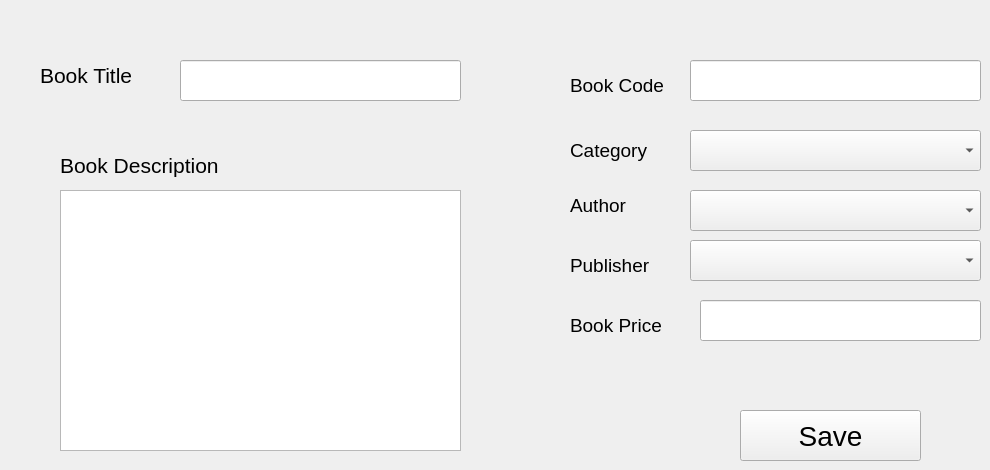
      <widget class="QWidget" name="tab_5">
       <attribute name="title">
        <string>Add New Book</string>
       </attribute>
       <widget class="QLineEdit" name="lineEdit_2">
        <property name="geometry">
         <rect>
          <x>180</x>
          <y>60</y>
          <width>281</width>
          <height>41</height>
         </rect>
        </property>
       </widget>
       <widget class="QLineEdit" name="lineEdit_3">
        <property name="geometry">
         <rect>
          <x>690</x>
          <y>60</y>
          <width>291</width>
          <height>41</height>
         </rect>
        </property>
       </widget>
       <widget class="QComboBox" name="comboBox_3">
        <property name="geometry">
         <rect>
          <x>690</x>
          <y>130</y>
          <width>291</width>
          <height>41</height>
         </rect>
        </property>
       </widget>
       <widget class="QComboBox" name="comboBox_4">
        <property name="geometry">
         <rect>
          <x>690</x>
          <y>190</y>
          <width>291</width>
          <height>41</height>
         </rect>
        </property>
       </widget>
       <widget class="QComboBox" name="comboBox_5">
        <property name="geometry">
         <rect>
          <x>690</x>
          <y>240</y>
          <width>291</width>
          <height>41</height>
         </rect>
        </property>
       </widget>
       <widget class="QLineEdit" name="lineEdit_4">
        <property name="geometry">
         <rect>
          <x>700</x>
          <y>300</y>
          <width>281</width>
          <height>41</height>
         </rect>
        </property>
       </widget>
       <widget class="QPushButton" name="pushButton_7">
        <property name="geometry">
         <rect>
          <x>740</x>
          <y>410</y>
          <width>181</width>
          <height>51</height>
         </rect>
        </property>
        <property name="font">
         <font>
          <pointsize>21</pointsize>
         </font>
        </property>
        <property name="text">
         <string>Save</string>
        </property>
       </widget>
       <widget class="QLabel" name="label_3">
        <property name="geometry">
         <rect>
          <x>40</x>
          <y>60</y>
          <width>131</width>
          <height>31</height>
         </rect>
        </property>
        <property name="font">
         <font>
          <pointsize>16</pointsize>
         </font>
        </property>
        <property name="text">
         <string>Book Title</string>
        </property>
       </widget>
       <widget class="QLabel" name="label_4">
        <property name="geometry">
         <rect>
          <x>570</x>
          <y>70</y>
          <width>121</width>
          <height>31</height>
         </rect>
        </property>
        <property name="font">
         <font>
          <pointsize>14</pointsize>
         </font>
        </property>
        <property name="text">
         <string>Book Code</string>
        </property>
       </widget>
       <widget class="QLabel" name="label_5">
        <property name="geometry">
         <rect>
          <x>570</x>
          <y>310</y>
          <width>121</width>
          <height>31</height>
         </rect>
        </property>
        <property name="font">
         <font>
          <pointsize>14</pointsize>
         </font>
        </property>
        <property name="text">
         <string>Book Price</string>
        </property>
       </widget>
       <widget class="QLabel" name="label_6">
        <property name="geometry">
         <rect>
          <x>570</x>
          <y>130</y>
          <width>101</width>
          <height>41</height>
         </rect>
        </property>
        <property name="font">
         <font>
          <pointsize>14</pointsize>
         </font>
        </property>
        <property name="text">
         <string>Category</string>
        </property>
       </widget>
       <widget class="QLabel" name="label_7">
        <property name="geometry">
         <rect>
          <x>570</x>
          <y>190</y>
          <width>101</width>
          <height>31</height>
         </rect>
        </property>
        <property name="font">
         <font>
          <pointsize>14</pointsize>
         </font>
        </property>
        <property name="text">
         <string>Author</string>
        </property>
       </widget>
       <widget class="QLabel" name="label_8">
        <property name="geometry">
         <rect>
          <x>570</x>
          <y>250</y>
          <width>111</width>
          <height>31</height>
         </rect>
        </property>
        <property name="font">
         <font>
          <pointsize>14</pointsize>
         </font>
        </property>
        <property name="text">
         <string>Publisher</string>
        </property>
       </widget>
       <widget class="QTextEdit" name="textEdit">
        <property name="geometry">
         <rect>
          <x>60</x>
          <y>190</y>
          <width>401</width>
          <height>261</height>
         </rect>
        </property>
       </widget>
       <widget class="QLabel" name="label_29">
        <property name="geometry">
         <rect>
          <x>60</x>
          <y>150</y>
          <width>201</width>
          <height>31</height>
         </rect>
        </property>
        <property name="font">
         <font>
          <pointsize>16</pointsize>
         </font>
        </property>
        <property name="text">
         <string>Book Description</string>
        </property>
       </widget>
      </widget>
